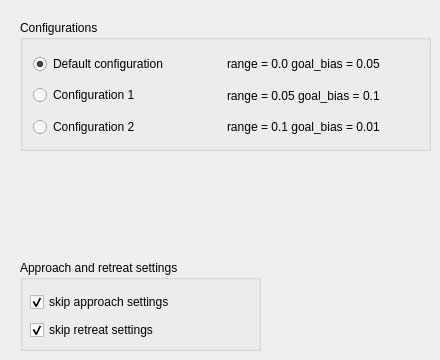
   <widget class="QWidget" name="tab_general">
    <attribute name="title">
     <string>General Settings</string>
    </attribute>
    <widget class="QGroupBox" name="groupBox">
     <property name="geometry">
      <rect>
       <x>20</x>
       <y>20</y>
       <width>411</width>
       <height>131</height>
      </rect>
     </property>
     <property name="title">
      <string>Configurations</string>
     </property>
     <widget class="QWidget" name="layoutWidget">
      <property name="geometry">
       <rect>
        <x>13</x>
        <y>31</y>
        <width>381</width>
        <height>89</height>
       </rect>
      </property>
      <layout class="QVBoxLayout" name="verticalLayout">
       <item>
        <layout class="QHBoxLayout" name="horizontalLayout">
         <item>
          <widget class="QRadioButton" name="radioButton_default">
           <property name="text">
            <string>Default configuration </string>
           </property>
           <property name="checked">
            <bool>true</bool>
           </property>
          </widget>
         </item>
         <item>
          <widget class="QLabel" name="label">
           <property name="text">
            <string>range = 0.0 goal_bias = 0.05</string>
           </property>
          </widget>
         </item>
        </layout>
       </item>
       <item>
        <layout class="QHBoxLayout" name="horizontalLayout_2">
         <item>
          <widget class="QRadioButton" name="radioButton_1">
           <property name="text">
            <string>Configuration 1</string>
           </property>
          </widget>
         </item>
         <item>
          <widget class="QLabel" name="label_2">
           <property name="text">
            <string>range = 0.05 goal_bias = 0.1</string>
           </property>
          </widget>
         </item>
        </layout>
       </item>
       <item>
        <layout class="QHBoxLayout" name="horizontalLayout_3">
         <item>
          <widget class="QRadioButton" name="radioButton_2">
           <property name="text">
            <string>Configuration 2</string>
           </property>
          </widget>
         </item>
         <item>
          <widget class="QLabel" name="label_3">
           <property name="text">
            <string>range = 0.1 goal_bias = 0.01</string>
           </property>
          </widget>
         </item>
        </layout>
       </item>
      </layout>
     </widget>
    </widget>
    <widget class="QGroupBox" name="groupBox_constraints_2">
     <property name="geometry">
      <rect>
       <x>20</x>
       <y>260</y>
       <width>241</width>
       <height>91</height>
      </rect>
     </property>
     <property name="title">
      <string>Approach and retreat settings</string>
     </property>
     <widget class="QWidget" name="layoutWidget_5">
      <property name="geometry">
       <rect>
        <x>10</x>
        <y>30</y>
        <width>221</width>
        <height>54</height>
       </rect>
      </property>
      <layout class="QVBoxLayout" name="verticalLayout_26">
       <item>
        <widget class="QCheckBox" name="checkBox_approach">
         <property name="text">
          <string>skip approach settings</string>
         </property>
         <property name="checked">
          <bool>true</bool>
         </property>
        </widget>
       </item>
       <item>
        <widget class="QCheckBox" name="checkBox_retreat">
         <property name="text">
          <string>skip retreat settings</string>
         </property>
         <property name="checked">
          <bool>true</bool>
         </property>
        </widget>
       </item>
      </layout>
     </widget>
    </widget>
   </widget>
